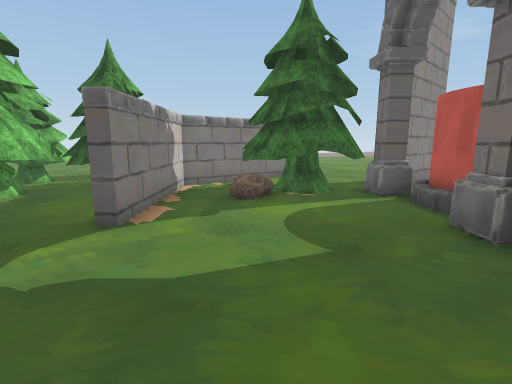
View 1 (above)

21 first-person views from a walk through a 3-D level made in the Unity game engine. The camera is 1.5 m above the floor, tilts 10° down and sees 85° across. The floor is counted in squares, 1 m on a side. Each view is taken from the middle of a square. On the plan, view 1 faces up. The plan holds only what a view shows up to about 14 squares ahead; the rest is blank. The place goes on beyond the plan. Some surface patterns are stand-ins.

View 2
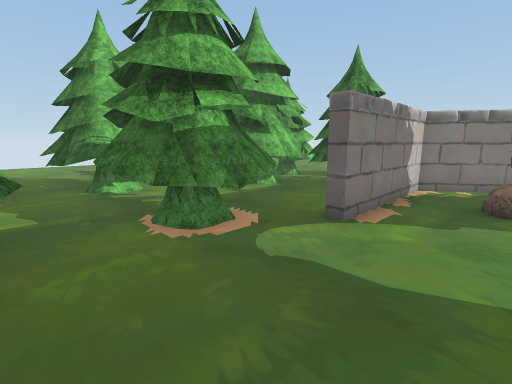

View 3
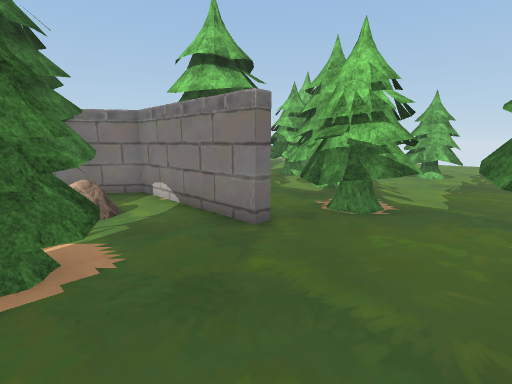

View 4
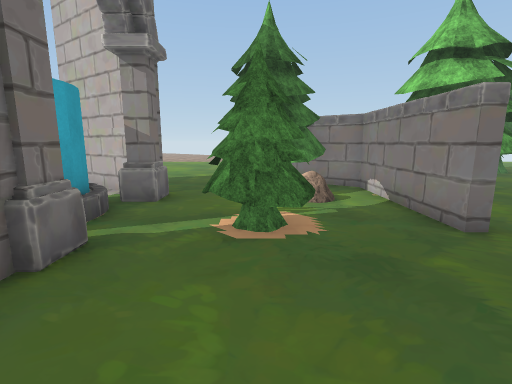

View 5
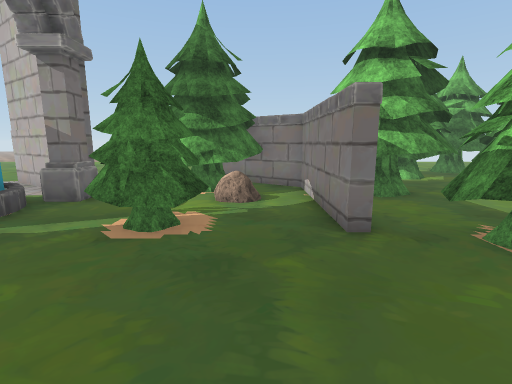

View 6
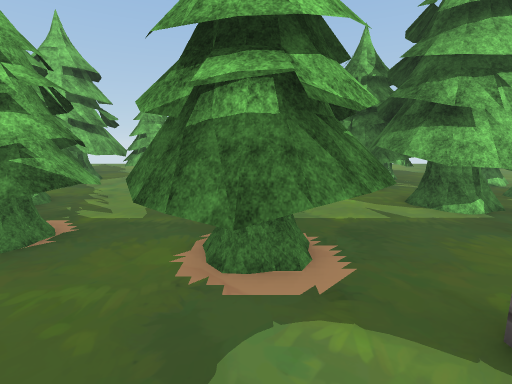

View 7
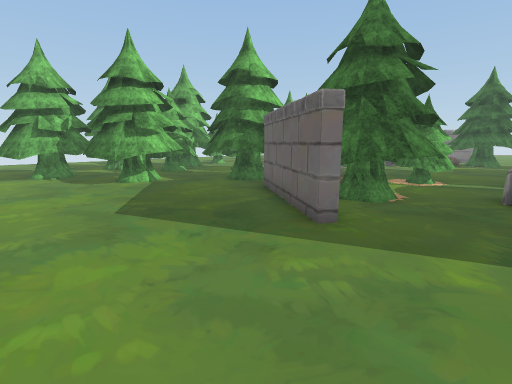

View 8
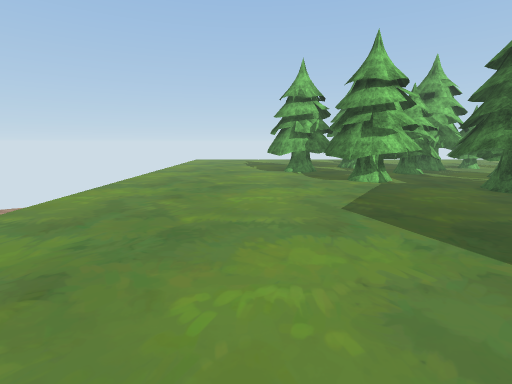

View 9
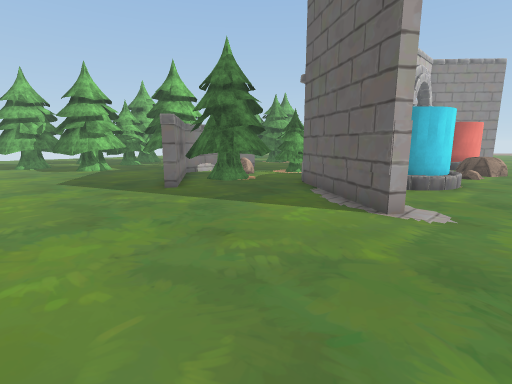

View 10
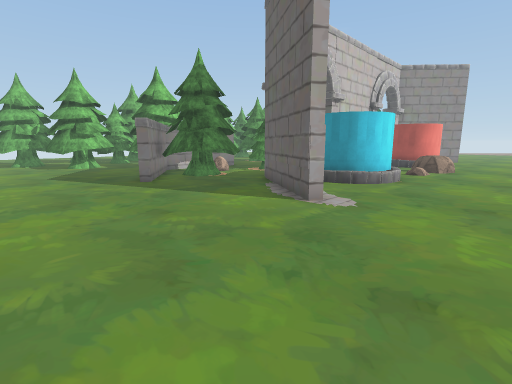

View 11
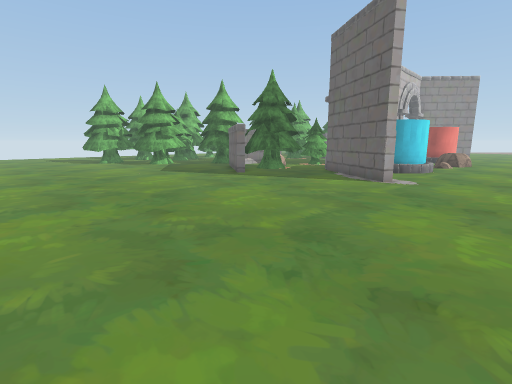

View 12
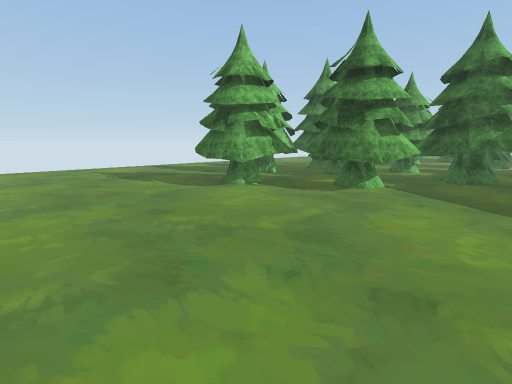

View 13
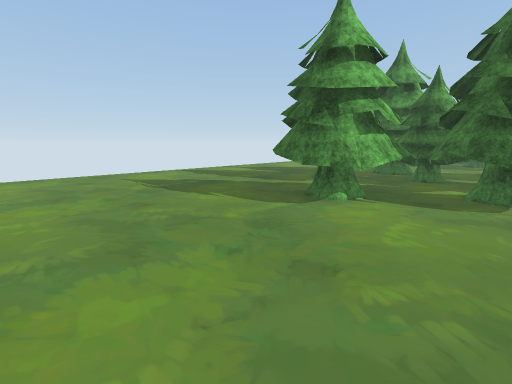

View 14
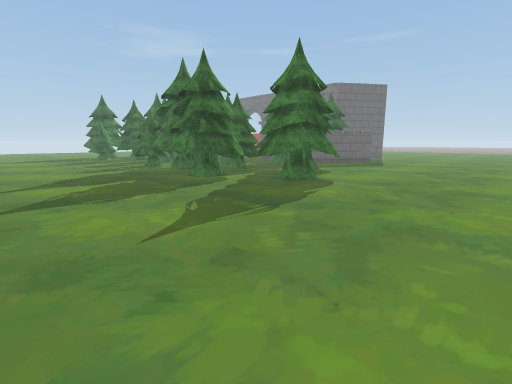

View 15
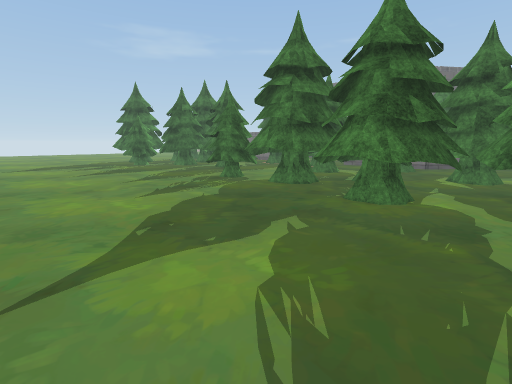

View 16
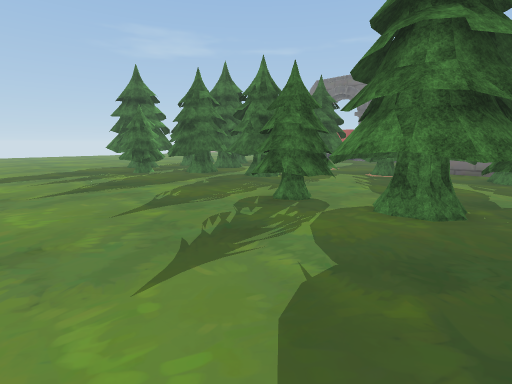

View 17
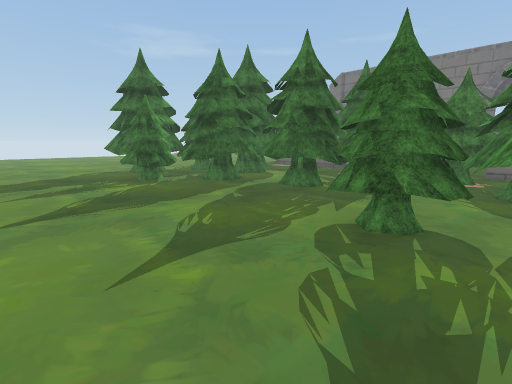

View 18
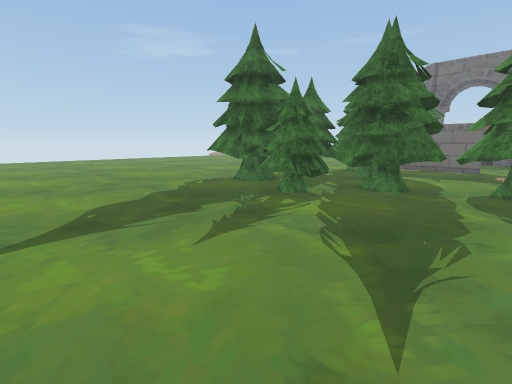

View 19
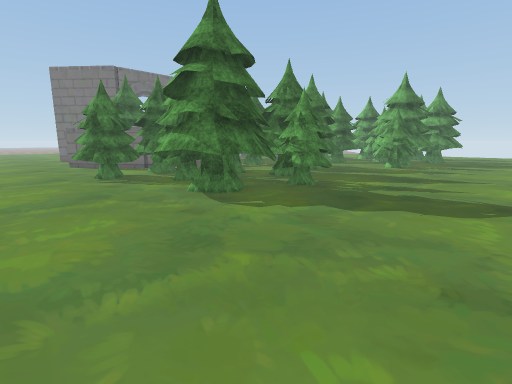

View 20
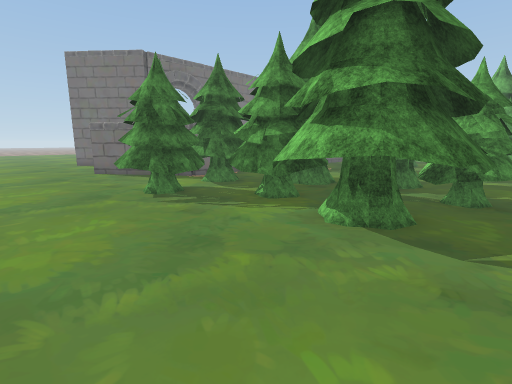

View 21
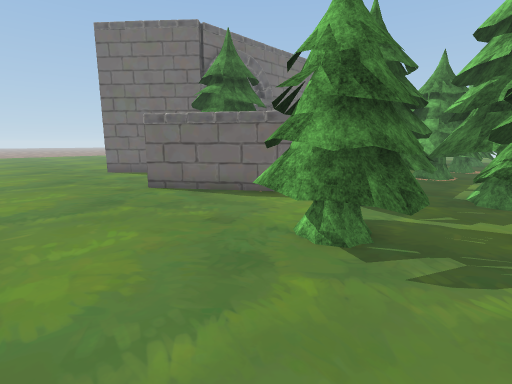

### Floor plan
Key: @ floor where view 1 was taken; # wall or solid block; . floor; T tree; P pillar; R rock.
Columns run from 21 left of view 1 to 12 right of it. Each row starts with its distance up from view 1.
 17   .......................
 16   ..............................
 15   ..............................
 14  .............TTT..............
 13  .......TTTT..TTT.............
 12  .......TTTTTTTT ...### ....
 11  .......TTTTTTTTTT.##TT ...##
 10  .......TTTTTTTTTT##.TTTT ##
  9  ......TTT. TTTTTT#..TTTT#
  8  ......TTTTTTTTT..#..TTTTP
  7  .......TTTTTTTT..#...TT..#
  6  ........TTTTTT...#......##
  5  .........TTT...T.#......P
  4  .........TTTT.TTT.......P     ..
  3  .........TTTT.TTTT......   RRR..
  2  .........TTTT.TTT.......    R...
  1  ..........T....T........     ...
  0 ........TT.....TTT...@...#   ....
 -1 .......TTT.....TTT....T..P   ....
 -2 ........TT..TT TTT#..TTT.##  #...
 -3 .......TTTT.TTTT..#..TTT..# ##....
 -4 .......TTTTTTTTTTT#.RR...P###.....
 -5 .......TTTTTTTTTTT#.RRTT.P........
 -6 .......TTTTTT.TTTTT.TTTT.###......
 -7 ......TT TTTT..TTTT#TTTT...##.....
 -8 ......TTTTTTTTTT....##T.....##....
 -9 ......TTTT..TTTT.....##...........
-10 .......TTTTTTTTT..................
-11 ........TTTTTTT...................
-12 ........TTTTT.....................
-13 .........TTT......................
-14 ..................................
-15 ..................................
-16 ..................................
-17 ..................................
-18 .................................
-19 . ................... .......... .

Positions as (right, up) in squares from view 1, and headings:
1: (0, 0), facing up
2: (0, 0), facing up-left
3: (1, 2), facing down-left
4: (1, 3), facing down
5: (-1, 3), facing down
6: (-1, 3), facing left
7: (4, -14), facing up-left
8: (4, -14), facing left
9: (10, -14), facing up-left
10: (12, -14), facing up-left
11: (12, -19), facing up-left
12: (-3, -19), facing up-left
13: (-7, -19), facing up-left
14: (-21, -19), facing up-right
15: (-21, -11), facing up-right
16: (-19, -6), facing up-right
17: (-18, -3), facing up-right
18: (-20, 3), facing up-right
19: (-19, 17), facing down-right
20: (-14, 17), facing down-right
21: (-8, 17), facing down-right
